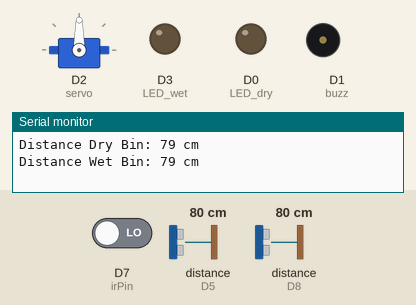
The sketch below on a simulated ESP8266 (NodeMCU). Parts: servo, output pins drawn as LEDs (lit = HIGH), buzzer (waves = sounding, pin HIGH), the last lines printed to the serial monitor. Wiring (inferred from the names in the program): 2 × ultrasonic range finder: trigger D4, echo D8 / trigger D6, echo D5. The inputs (shaded band) are chosen by the test bench; at power-on: distance to the obstacle (sensors on D5, D8) 80 cm, D7 (irPin) LOW. The echo pulse lasts 58.3 µs per cm; WiFi joins after 1.5 s; servers stay silent unless stated; pins used as bus, display or sensor lines are not drawn.

Above: at 5.0 s.
5.1 s: distance to the obstacle (sensor on D5) set to 8 cm
7.2 s: distance to the obstacle (sensor on D5) set to 5 cm
At 8.6 s:
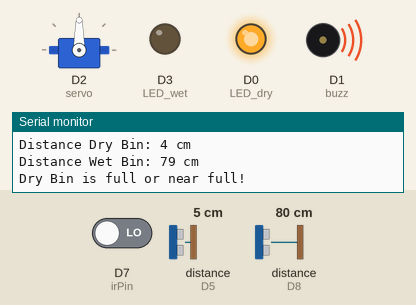
9.5 s: distance to the obstacle (sensor on D8) set to 8 cm
11.2 s: distance to the obstacle (sensor on D8) set to 5 cm
At 12.7 s:
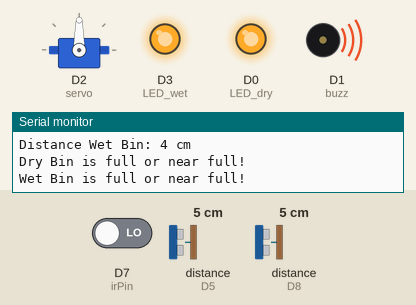
13.5 s: D7 (irPin) driven HIGH
Timing chart, 0 to 16.5 s (numbered marks = the images above; inputs shaded):
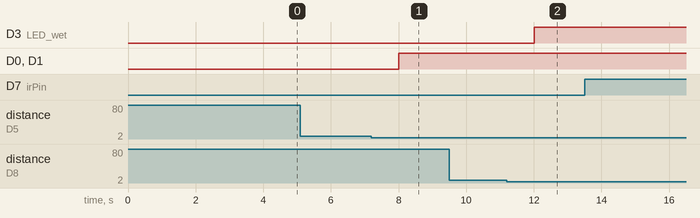

The sketch:

Smart_Dustbin.ino
```cpp
// #define BLYNK_TEMPLATE_ID "TMPL6mIc1DGOl"
// #define BLYNK_TEMPLATE_NAME "Smart Dustbin"
// #define BLYNK_AUTH_TOKEN "6Ln0QWT_zf906ng9Bzw60mGuWhmRJ8Xq"

// #define BLYNK_PRINT Serial
// #include <ESP8266WiFi.h>
// #include <BlynkSimpleEsp8266.h>

// char auth[] = BLYNK_AUTH_TOKEN;
// char ssid[] = "Shaz";
// char pass[] = "Alohomora";

// BlynkTimer timer;

// #define echoPin D5
// #define trigPin D6

// #include<Servo.h>
// Servo servo;
// long duration;
// int distance;
// int binLevel=0;

// void SMESensor()
// {
//   int ir=digitalRead(D7);
//   if(ir==HIGH)
//   {
//     servo.write(90);
//     for(int i=0; i<50; i++)
//     {
//       Blynk.virtualWrite(V2, 90);
//       ultrasonic();
//       delay(100);
//     }
//     servo.write(0);
//     Blynk.virtualWrite(V2, 0);
//   }
//   if(ir==LOW)
//   {

//     ultrasonic();
//     delay(200);
//   }
// }
// void ultrasonic()
// {
//     digitalWrite(trigPin, LOW);
//     delayMicroseconds(2);
//     digitalWrite(trigPin, HIGH);
//     delayMicroseconds(10);
//     digitalWrite(trigPin, LOW);
//     duration = pulseIn(echoPin, HIGH);
//     distance = duration * 0.034 / 2; //formula to calculate the distance for ultrasonic sensor
//     binLevel=map(distance, 21, 0, 0,100); // ADJUST BIN HEIGHT HERE
//     Blynk.virtualWrite(V0, distance);
//     Blynk.virtualWrite(V1, binLevel);
// }
// void setup()
// {
//   Serial.begin(9600);
//   servo.attach(D2);
//   pinMode(D7, INPUT);
//   pinMode(trigPin, OUTPUT);
//   pinMode(echoPin, INPUT);
//   Blynk.begin(auth, ssid, pass);
//   delay(2000);
//   timer.setInterval(1000L, SMESensor);
// }

// void loop()
// {
//   Blynk.run();
//   timer.run();
// }

#define BLYNK_TEMPLATE_ID "TMPL6mIc1DGOl"
#define BLYNK_TEMPLATE_NAME "Smart Dustbin"
#define BLYNK_AUTH_TOKEN "6Ln0QWT_zf906ng9Bzw60mGuWhmRJ8Xq"

#define BLYNK_PRINT Serial
#include <ESP8266WiFi.h>
#include <BlynkSimpleEsp8266.h>
#include <Servo.h>
#include "FirebaseESP8266.h"

char auth[] = BLYNK_AUTH_TOKEN;
char ssid[] = "Shaz";
char pass[] = "Alohomora";

BlynkTimer timer;

#define FIREBASE_HOST "https://smart-dustbin-e6194-default-rtdb.firebaseio.com/" //firebase ID
#define FIREBASE_AUTH "NCKluQCvdxAmF79ONprKBsbEyrIstV1R7mxUAWkt" //secret key

//dry bin
#define echoPinDry D5
#define trigPinDry D6
#define LED_dry D0

//wet bin
#define echoPinWet D8
#define trigPinWet D4
#define LED_wet D3

#define buzz D1  //buzzer
#define irPin D7  //IR


Servo servo;
long durationDry;
int distanceDry;
int binLevelDry = 0;

long durationWet;
int distanceWet;
int binLevelWet = 0;


void SMESensor() {
  int ir = digitalRead(irPin);
  if (ir == HIGH) {
    servo.write(90);
    for (int i = 0; i < 50; i++) {
      Serial.println("Bin Open");
      Blynk.virtualWrite(V2, 90); //V2 servo in Blynk
      ultrasonicDry();
      ultrasonicWet();
      delay(100);
    }
    servo.write(0);
    Blynk.virtualWrite(V2, 0);
  } else {
    ultrasonicDry();
    ultrasonicWet();
    delay(200);
  }
  lightcontrol();
  checkBinLevelDry();
  checkBinLevelWet();
}


//Check Dry Bin Level
void ultrasonicDry() {
  digitalWrite(trigPinDry, LOW);
  delayMicroseconds(2);
  digitalWrite(trigPinDry, HIGH);
  delayMicroseconds(10);
  digitalWrite(trigPinDry, LOW);
  durationDry = pulseIn(echoPinDry, HIGH);
  distanceDry = durationDry * 0.034 / 2; // Formula to calculate the distance for Dry ultrasonic sensor
  binLevelDry = map(distanceDry, 21, 1, 0, 100);
  Blynk.virtualWrite(V0, distanceDry);//V0 distance in Blynk
  Blynk.virtualWrite(V3, binLevelDry);//V3 dry bin level in Blynk

  Serial.print("Distance Dry Bin: ");
  Serial.print(distanceDry);
  Serial.println(" cm");

   // Uploading the dry bin level to Firebase
  // Firebase.setInt("Dry_Bin_Level", binLevel);
  // if (Firebase.failed()) {
  //   Serial.print("setting /Dry_Bin_Level failed:");
  //   Serial.println(Firebase.error());

}


//Check Wet Bin Level
void ultrasonicWet() {
  digitalWrite(trigPinWet, LOW);
  delayMicroseconds(2);
  digitalWrite(trigPinWet, HIGH);
  delayMicroseconds(10);
  digitalWrite(trigPinWet, LOW);
  durationWet = pulseIn(echoPinWet, HIGH);
  distanceWet = durationWet * 0.034 / 2; // Formula to calculate the distance for Wet ultrasonic sensor
  binLevelWet = map(distanceWet, 21, 1, 0, 100);
  Blynk.virtualWrite(V0, distanceWet);//V0 distance in Blynk
  Blynk.virtualWrite(V1, binLevelWet);//V1 wet bin level in Blynk

  Serial.print("Distance Wet Bin: ");
  Serial.print(distanceWet);
  Serial.println(" cm");

  // // Uploading the wet bin level to Firebase
  // Firebase.setInt("Wet_Bin_Level", binLevelWet);
  // if (Firebase.failed()) {
  //   Serial.print("setting /Wet_Bin_Level failed:");
  //   Serial.println(Firebase.error());
  // }

}

//dry bin level
void checkBinLevelDry() {
  if (distanceDry <= 5) { // Check if the Dry distance is less than or equal to 20 cm
    Serial.println("Dry Bin is full or near full!");
    Blynk.logEvent("dry_bin_full", "The dry dustbin is full or near full!"); // Send Blynk notification Dry
    digitalWrite(LED_dry, HIGH);
    digitalWrite(buzz, HIGH);
  }
}

//wet bin level
void checkBinLevelWet() {
  if (distanceWet <= 5) { // Check if the Dry distance is less than or equal to 20 cm
    Serial.println("Wet Bin is full or near full!");
    Blynk.logEvent("wet_bin_full", "The wet dustbin is full or near full!"); // Send Blynk notification Dry
    digitalWrite(LED_wet, HIGH);
    digitalWrite(buzz, HIGH);
  }
}

void setup() {
  Serial.begin(9600);

  servo.attach(D2);//servo attach
  pinMode(irPin, INPUT);//IR

  pinMode(trigPinDry, OUTPUT); //dry
  pinMode(echoPinDry, INPUT);
  pinMode(LED_dry, OUTPUT);

  pinMode(trigPinWet, OUTPUT); //wet
  pinMode(echoPinWet, INPUT);
  pinMode(LED_wet, OUTPUT);

  pinMode(buzz, OUTPUT);//buzzer

  Blynk.begin(auth, ssid, pass);
  delay(2000);
  timer.setInterval(1000L, SMESensor);
}

void lightcontrol(){
 int buz= digitalRead(buzz);
 if (buz==LOW){
  digitalWrite(LED_dry,LOW);
 }else {
  digitalWrite(LED_dry,HIGH);
 }

}

void loop() {

  Blynk.run();
  timer.run();


}
```

Measured:
- the behaviour switches between 7 and 6 cm on distance to the obstacle (sensor on D5) (found by bisection; images 0 and 1)
- the behaviour switches between 7 and 6 cm on distance to the obstacle (sensor on D8) (found by bisection; images 1 and 2)
- after the input at 7.2 s, D0 (LED_dry), D1 (buzz): LOW → HIGH after 0.81 s
- after the input at 11.2 s, D3 (LED_wet): LOW → HIGH after 0.81 s
